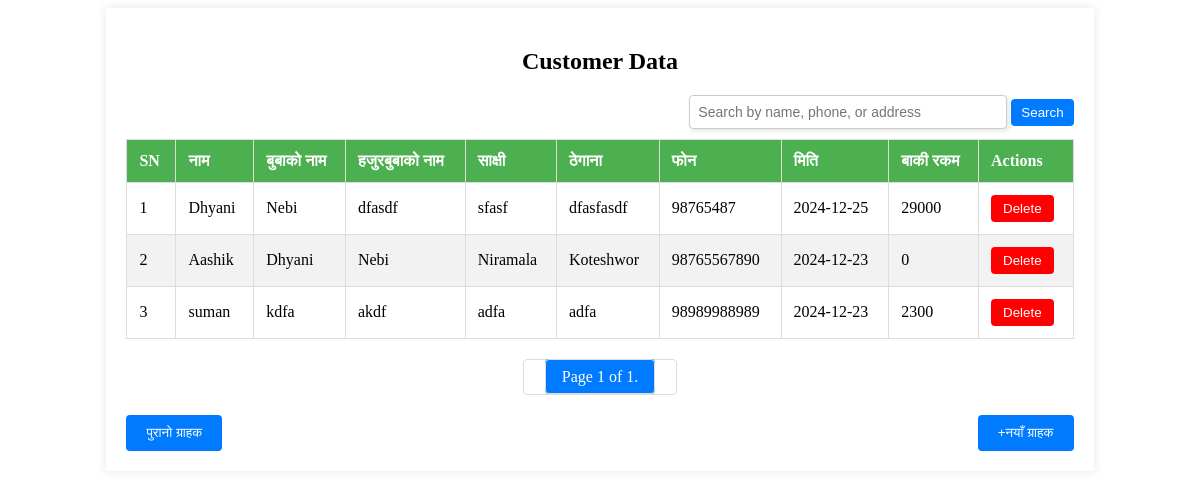
The app's page / (signed in) with its own data.
### invoice/models.py (models this page shows, shortened)
class UserInfo(models.Model):
    username = models.CharField(max_length=255)
    father_name = models.CharField(max_length=255)
    address = models.CharField(max_length=255)
    phone = models.CharField(max_length=15)
    created_at = models.DateField()
    grand_parent=models.CharField(max_length=50)
    registered=models.CharField(max_length=50,blank=True)
    minor=models.CharField(max_length=50)
    from django.db.models import Sum, F
    @property
    def total_amount(self):
        total = Item.objects.filter(customer_name=self).aggregate(
            total=Sum(F('quantity') * F('price'))
        )['total']
        return total or 0
    @property
    def total_paid_amount(self):
        total_paid = Item.objects.filter(customer_name=self).aggregate(
            total=Sum(F('paid_amount'))
        )['total']
        return total_paid or 0
    @property
    def remaining_amount(self):
        return self.total_amount - self.total_paid_amount

### invoice/views.py (the view)
# urls.py: path('', views.customer_data, name='invoice'),  # Main customer data view
@login_required
def customer_data(request):
    users = UserInfo.objects.all().order_by('-created_at')
    search_query = request.GET.get('search', '')
    if search_query:
        users = users.filter(
            Q(username__icontains=search_query) |
            Q(phone__icontains=search_query) |
            Q(address__icontains=search_query)
        )
    paginator = Paginator(users, 10)
    page_number = request.GET.get('page', 1)
    try:
        page_obj = paginator.page(page_number)
    except Exception:
        page_obj = paginator.page(1)
    return render(request, 'delete.html', {'page_obj': page_obj, 'search': search_query})

### templates/delete.html (shortened to what this page needs)
<!DOCTYPE html>
<html lang="en">
<head>
    {% load static %}
    <link rel="stylesheet" type="text/css" href="{% static 'css/storage.css' %}">
</head>
<body>
<div class="table-container">
    <h2>Customer Data</h2>
    <div class="search-container">
        <form method="get" action="">
            <input type="text" id="searchInput" name="search" value="{{ search }}" placeholder="Search by name, phone, or address">
            <button type="submit" class="add-btn" style="padding: 6px 10px;">Search</button>
        </form>
    </div>
    <table class="customer-table">
        <thead>
            <tr>
                <th>SN</th>
                <th>नाम</th>
                <th>बुबाको नाम</th>
                <th>हजुरबुबाको नाम</th>
                <th>साक्षी</th>
                <th>ठेगाना</th>
                <th>फोन</th>
                <th>मिति</th>
                <th>बाकी रकम</th>
                <th>Actions</th>
            </tr>
        </thead>
        <tbody id="customerTableBody">
            {% for user in page_obj %}
            <tr class="row-bg" {% if user.id %} onclick="redirectToDetails('{% url 'item' user.id %}')" {% endif %}>
                <td class="sn-cell"></td>
                <td>{{ user.username }}</td>
                <td>{{ user.father_name }}</td>
                <td>{{ user.grand_parent }}</td>
                <td>{{ user.minor }}</td>
                <td>{{ user.address }}</td>
                <td>{{ user.phone }}</td>
                <td>{{ user.created_at|date:"Y-m-d" }}</td>
                <td>{{ user.remaining_amount }}</td>
                <td>
                    <form action="{% url 'delete_customer' user.id %}" method="POST" onsubmit="return confirmDeletion();">
                        <button
                            type="submit"
                            class="delete-btn"
                            onclick="event.stopPropagation();">Delete</button>
                    </form>
                </td>
            </tr>
            {% endfor %}
        </tbody>
    </table>
    <div class="pagination">
        <span class="step-links">
            <span class="current">
                Page {{ page_obj.number }} of {{ page_obj.paginator.num_pages }}.
            </span>
        </span>
    </div>
<div style="display: flex; justify-content: space-between; margin-top: 20px;">
    <button onclick="window.location.href='{% url 'user_profile' %}'" class="add-btn">पुरानो ग्राहक
    </button>
    <button onclick="window.location.href='{% url 'home' %}'" class="add-btn">+नयाँ ग्राहक</button>
</div>
</div>
</body>
</html>

### staticfiles/css/storage.css (style rules this page uses)
.table-container { margin: 0 auto; width: 80%; padding: 20px; background-color: #fff; box-shadow: 0 0 10px rgba(0, 0, 0, 0.1); }
h2 { text-align: center; margin-bottom: 20px; }
.customer-table { width: 100%; border-collapse: collapse; }
.customer-table th, .customer-table td { padding: 12px; border: 1px solid #ddd; text-align: left; }
.customer-table th { background-color: #4CAF50; color: white; }
.customer-table tr:nth-child(even) { background-color: #f2f2f2; }
.search-container { display: flex; justify-content: flex-end; margin-bottom: 10px; }
#searchInput { width: 300px; padding: 8px; font-size: 14px; border: 1px solid #ccc; border-radius: 4px; box-shadow: 2px 2px 5px rgba(0, 0, 0, 0.1); transition: border 0.3s ease-in-out; }
.add-btn { padding: 10px 20px; background-color: #007bff; color: #fff; border: none; border-radius: 4px; cursor: pointer; transition: background-color 0.3s ease; }
.delete-btn { padding: 6px 12px; background-color: red; color: white; border: none; border-radius: 4px; cursor: pointer; transition: background-color 0.3s ease; }
.pagination { margin: 20px 0; display: flex; justify-content: center; list-style: none; padding: 0; }
.pagination a, .pagination span { margin: 0 5px; padding: 8px 16px; border: 1px solid #ddd; text-decoration: none; color: #007bff; border-radius: 4px; }
.pagination .current { padding: 8px 16px; border: 1px solid #ddd; background-color: #007bff; color: white; }

### records on screen
UserInfo: username "Dhyani", father_name "Nebi", grand_parent "dfasdf", minor "sfasf", address "dfasfasdf", phone "98765487", created_at "2024-12-25", remaining_amount "29000"
UserInfo: username "Aashik", father_name "Dhyani", grand_parent "Nebi", minor "Niramala", address "Koteshwor", phone "98765567890", created_at "2024-12-23", remaining_amount "0"
UserInfo: username "suman", father_name "kdfa", grand_parent "akdf", minor "adfa", address "adfa", phone "98989988989", created_at "2024-12-23", remaining_amount "2300"

### other values on screen
{{ page_obj.number }} "1"
{{ page_obj.paginator.num_pages }} "1"
